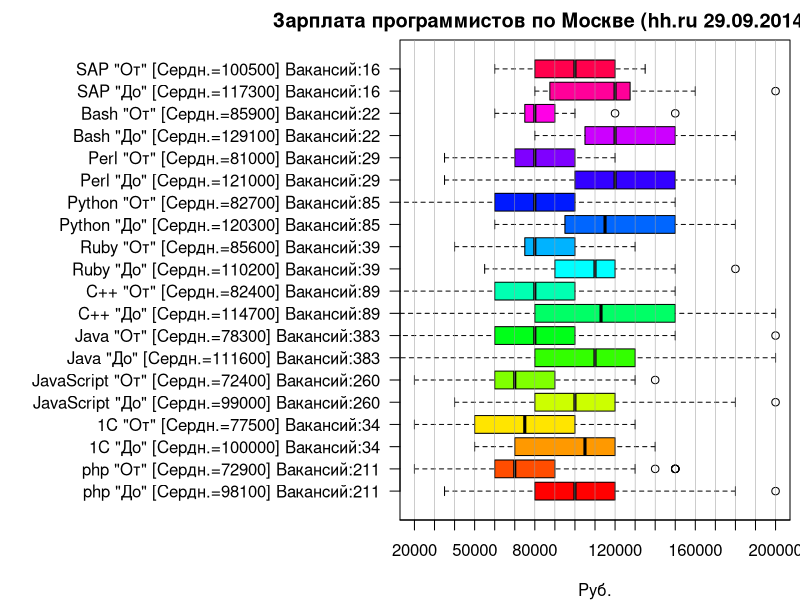

The R source for this figure:
# Plot all boxplots for vacancies.
#
# Author: Dmitriy Khodakov <dmitryhd@gmail.com>
# Date: 29.09.2014

header <- 'Зарплата программистов по Москве (hh.ru 29.09.2014, Khodakov)'

# 1. load dataset.
pvac <- read.csv("data/pvac.csv", sep=";", stringsAsFactors=FALSE)

# 2. Make subsets for every programming language. TODO: automate this.
datasets <- list(pvac[which(pvac$python==1),],
              pvac[which(pvac$c..==1),],
              pvac[which(pvac$java==1),],
              pvac[which(pvac$php==1),],
              pvac[which(pvac$perl==1),],
              pvac[which(pvac$ruby==1),],
              pvac[which(pvac$bash==1),],
              pvac[which(pvac$javascript==1),],
              pvac[which(pvac$X1c==1),],
              pvac[which(pvac$sap==1),]
              )

descriptions <- c('python','cpp','java','php','perl','ruby','bash','javascript','x1c','sap')
readable_descriptions <- c('Python','C++','Java','php','Perl','Ruby','Bash','JavaScript','1C','SAP')

# 3. Function for plotting boxplots.
getdf <- function(datasets, descriptions, file_name) {
  # 3.1 get maxim size of data.
  max_size <- 0
  for (data in datasets) {
    max_size <- max(max_size, length(data$max_salary), length(data$min_salary))
  }
  # 3.2 prepare data
  names <- c() # laguage description
  names_min <- c() # column name for min salary
  names_max <- c() # column name for max salary
  mns <- c() # means
  s_max <- list()
  s_min <- list()
  min_means <- c()
  max_means <- c()
  for (i in 1:length(datasets)) {
    data <- datasets[[i]]
    names <- c(names, readable_descriptions[i])

    max_slary <- as.numeric(data$max_salary)
    s_max[[i]] <- c(max_slary, rep(NA, max_size - length(data$max_salary)))
    names_max <- c(names_max, paste(descriptions[i],'_max',sep = ""))
    max_means <- c(max_means, mean(max_slary, na.rm=T))

    min_slary <- as.numeric(data$min_salary)
    s_min[[i]] <- c(min_slary, rep(NA, max_size - length(data$min_salary)))
    names_min <- c(names_min, paste(descriptions[i],'_min',sep = ""))
    min_means <- c(min_means, mean(min_slary, na.rm=T))

    mns <- c(mns, mean(c(max_slary, min_slary), na.rm=T))
  }  
  # 3.3. store data in dataframe df, in sorted order by mean 
  df <- data.frame(rep(NA, max_size))
  prepared_data <- data.frame(mns, names_min, names_max, names, min_means, max_means, stringsAsFactors=FALSE)
  plot_labels <- c()
  for (i in with(prepared_data, order(mns))) {
    df[prepared_data[i,3]] <- s_max[[i]]
    df[prepared_data[i,2]] <- s_min[[i]]
    plot_labels <- c(plot_labels, paste(prepared_data[i,4], ' "До" [Сердн.=', format(round(prepared_data[i,6], -2), scientific=F), '] ', 'Вакансий:', length(datasets[[i]]$max_salary), sep=''))
    plot_labels <- c(plot_labels, paste(prepared_data[i,4], ' "От" [Сердн.=', format(round(prepared_data[i,5], -2), scientific=F), '] ', 'Вакансий:', length(datasets[[i]]$max_salary), sep=''))
  }
  df$rep.NA..max_size. <- NULL

  # 3.4 plot
  png(file_name, width = 1200, height = 800)
  par(mar=c(4, 20, 2, 0.5))
  boxplot(df, xaxt='n', las = 2, ylim=c(20000, 200000), names=plot_labels, horizontal=T, col=rainbow(length(df)), main=header, xlab='Руб.')
  abline(v = seq(10000, 300000, 10000), lty=1.5, lwd=0.5, col=336)
  axis(side = 1, at = seq(10000, 300000, 10000))
  dev.off()
  return(df)
}

# main()
getdf(datasets, descriptions, 'plots/vacancy_summary.png')
